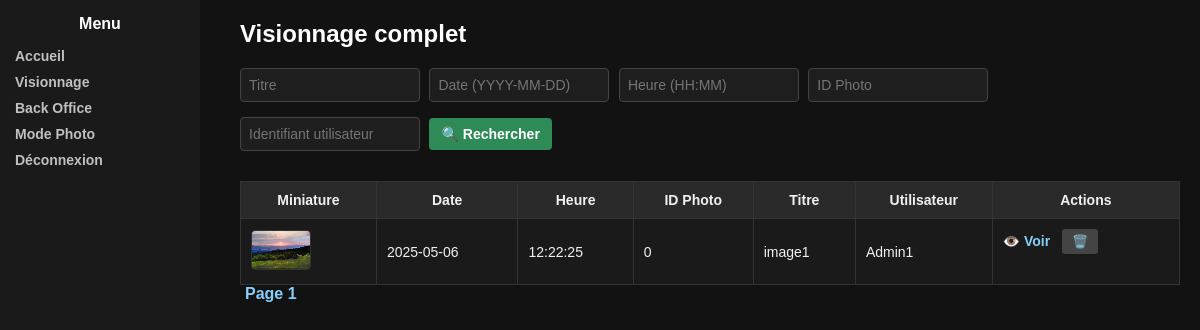
The app's page /visionnage.php (signed in) with its own data.
### tables this page shows
CREATE TABLE "PHOTO" ("photoID" INTEGER NOT NULL, "userID" INTEGER NOT NULL, "titre" TEXT NOT NULL, "dateP" DATE NOT NULL, "heureP" TIME NOT NULL, "supr" TEXT NOT NULL, "chemin" TEXT UNIQUE, PRIMARY KEY("photoID" AUTOINCREMENT), FOREIGN KEY("userID") REFERENCES "USER"("userID"));

CREATE TABLE "USER" ("userID" INTEGER NOT NULL, "mdp" TEXT NOT NULL, "acID" TEXT NOT NULL, "prenom" TEXT NOT NULL, "nom" TEXT NOT NULL, "role" TEXT NOT NULL, "tentatives" INTEGER, bloque TEXT DEFAULT 'non', PRIMARY KEY("userID" AUTOINCREMENT));

### visionnage.php (the view, shortened to what this page needs)
<?php
require_once('bdd.php');
$name_filtre = $_GET['nom'] ?? '';
$date_filtre = $_GET['date'] ?? '';
$hour_filtre = $_GET['heure'] ?? '';
$photo_id_filtre = $_GET['photoid'] ?? '';
$user_filtre = $_GET['utilisateur'] ?? '';
$conditions = ["supr != 'oui'"];
$params = [];
$where = implode(" AND ", $conditions);
$page = max(1, intval($_GET['page'] ?? 1));
$limite = 10;
$debut = ($page - 1) * $limite;
$stmt_count = $pdo->prepare("
    SELECT COUNT(*)
    FROM PHOTO P
    JOIN USER U ON P.userID = U.userID
    WHERE $where
");
$stmt_count->execute($params);
$total = $stmt_count->fetchColumn();
$pages_total = ceil($total / $limite);
$params_limit = [...$params, $limite, $debut];
$sql = "
    SELECT P.*, U.acID
    FROM PHOTO P
    JOIN USER U ON P.userID = U.userID
    WHERE $where
    ORDER BY dateP DESC, heureP DESC
    LIMIT ? OFFSET ?
";
$stmt = $pdo->prepare($sql);
$stmt->execute($params_limit);
$photos = $stmt->fetchAll(PDO::FETCH_ASSOC);
?>
<!DOCTYPE html>
<html lang="fr">
<head>
    <link rel="stylesheet" href="assets/css/style.css">
</head>
<body>
<div class="menu">
    <h3>Menu</h3>
    <ul>
        <?php if ($_SESSION['role'] !== 'invite') : ?>
            <li><a href="home.php">Accueil</a></li>
            <li><a href="visionnage.php">Visionnage</a></li>
            <?php if ($_SESSION['role'] === 'Administrateur' || $_SESSION['role'] === 'Super Administrateur') : ?>
                <li><a href="back-office.php">Back Office</a></li>
            <?php endif; ?>
        <?php endif; ?>
        <li><a href="mode-photo.php">Mode Photo</a></li>
        <li><a href="logout.php">Déconnexion</a></li>
    </ul>
</div>
<div class="container">
    <h2>Visionnage complet</h2>
    <form method="get">
        <input type="text" name="nom" placeholder="Titre" value="<?= htmlspecialchars($name_filtre) ?>">
        <input type="text" name="date" placeholder="Date (YYYY-MM-DD)" value="<?= htmlspecialchars($date_filtre) ?>">
        <input type="text" name="heure" placeholder="Heure (HH:MM)" value="<?= htmlspecialchars($_GET['heure'] ?? '') ?>">
        <input type="text" name="photoid" placeholder="ID Photo" value="<?= htmlspecialchars($_GET['photoid'] ?? '') ?>">
        <input type="text" name="utilisateur" placeholder="Identifiant utilisateur" value="<?= htmlspecialchars($_GET['utilisateur'] ?? '') ?>">
        <button type="submit">🔍 Rechercher</button>
    </form>
    <table>
        <thead>
        <tr>
            <th>Miniature</th>
            <th>Date</th>
            <th>Heure</th>
            <th>ID Photo</th>
            <th>Titre</th>
            <th>Utilisateur</th>
            <th>Actions</th>
        </tr>
        </thead>
        <tbody>
        <?php foreach ($photos as $photo): ?>
            <?php if (isset($photo['chemin'], $photo['dateP'], $photo['photoID'], $photo['titre'], $photo['acID'], $photo['heureP'])): ?>
                <tr>
                    <td>
                        <a href="assets/images/<?= htmlspecialchars($photo['chemin']) ?>" download>
                            <img src="assets/images/<?= htmlspecialchars($photo['chemin']) ?>" width="60" alt="Miniature">
                        </a>
                    </td>
                    <td><?= htmlspecialchars($photo['dateP']) ?></td>
                    <td><?= htmlspecialchars($photo['heureP']) ?></td>
                    <td><?= htmlspecialchars($photo['photoID']) ?></td>
                    <td><?= htmlspecialchars($photo['titre']) ?></td>
                    <td><?= htmlspecialchars($photo['acID']) ?></td>
                    <td>
                        <form method="post" onsubmit="return confirm('Envoyer cette photo à la corbeille ?');">
                            <a href="voir_photo.php?id=<?= $photo['photoID'] ?>" target="_blank">👁️ Voir</a>
                            <button type="submit">🗑️</button>
                        </form>
                    </td>
                </tr>
            <?php endif; ?>
        <?php endforeach; ?>
        </tbody>
    </table>
    <div class="pagination">
        <?php for ($i = 1; $i <= $pages_total; $i++): ?>
            <a href="?page=<?= $i ?>
                &nom=<?= urlencode($name_filtre) ?>
                &date=<?= urlencode($date_filtre) ?>
                &heure=<?= urlencode($hour_filtre) ?>
                &photoid=<?= urlencode($photo_id_filtre) ?>
                &utilisateur=<?= urlencode($user_filtre) ?>">
                Page <?= $i ?>
            </a>
        <?php endfor; ?>
    </div>
</div>
</body>
</html>

### assets/css/style.css (style rules this page uses)
* { box-sizing: border-box; margin: 0; padding: 0; }
body { font-family: Arial, sans-serif; background-color: #121212; color: #f0f0f0; }
.menu { background-color: #1a1a1a; padding: 15px; width: 200px; height: 100vh; position: fixed; top: 0; left: 0; font-size: 14px; }
.menu h3 { color: #ffffff; text-align: center; margin-bottom: 15px; font-size: 16px; }
.menu ul { list-style: none; }
.menu ul li { margin: 10px 0; }
.menu ul li a { text-decoration: none; color: #c0c0c0; }
.container { margin-left: 220px; padding: 20px; }
h2, h3 { margin-bottom: 15px; color: #ffffff; }
form { margin-bottom: 20px; }
form input[type="text"], form input[type="password"], form input[type="number"], form select { padding: 8px; margin: 5px 5px 10px 0; border: 1px solid #444; border-radius: 4px; background-color: #1e1e1e; color: #f0f0f0; width: 180px; font-size: 14px; }
form button { padding: 8px 12px; background-color: #2e8b57; border: none; border-radius: 4px; color: white; font-weight: bold; font-size: 14px; cursor: pointer; }
table { width: 100%; border-collapse: collapse; margin-top: 10px; background-color: #1a1a1a; color: #f0f0f0; font-size: 14px; }
th, td { padding: 10px; border: 1px solid #333; }
th { background-color: #2a2a2a; }
td button { padding: 5px 10px; background-color: #444; color: white; border: none; border-radius: 3px; font-size: 13px; }
td form { display: inline-block; margin-right: 6px; }
img { border-radius: 4px; border: 1px solid #333; transition: transform 0.2s; }
a { color: #87cefa; text-decoration: none; font-weight: bold; margin-right: 8px; }
.pagination a { margin: 5px; text-decoration: none; color: #87cefa; }

### records on screen
photo: chemin (picture), dateP "2025-05-06", heureP "12:22:25", photoID "0", titre "image1", userID.acID "Admin1"
